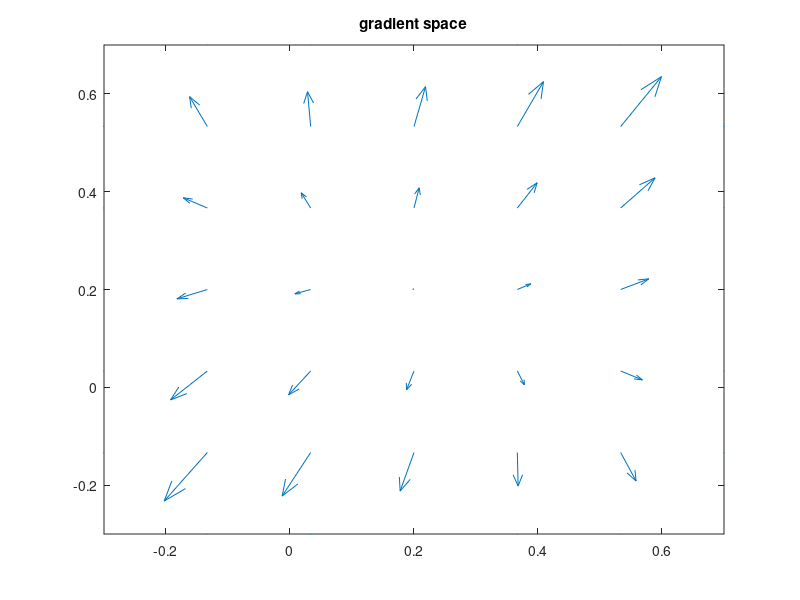

Write the MATLAB code that produced this figure. (Note: this script raises an error after producing the figure.)
#! /usr/bin/octave -qf

#
# Here we are comparing 3 different learning algorithms,
# demonstrated on a simple perceptron.
# i)   gradient decsent
# ii)  line-search
# iii) conjugate gradient descent
#


# X' = transposed(X)


# Weight vector: w[0=>threshold, 1=>input-weight]
global wInit = 0.5;
global w = [0.0; 0.0]

# Output vector: t[trainingSampleId]
global t = [-0.1, 0.5, 0.5]

# Input matrix: X[trainingSampleId][0=>bias, 1=>input]
global input = [-1.0, 0.3, 2.0]
global X = [1.0, 1.0, 1.0; input]


# Whether to make all weight space diagramms use the same dimensions
global gleichSchaltung = 1;
#global gSScale = [-1.0 2.0 -1.0 2.0];
global gSScale = [-0.3 0.7 -0.3 0.7];


global ErrorStop = 0.1;

# the training error
function _Error = Error()
	global X
	global w
	global t
	_Error = 0.5 * sumsq(w' * X - t);
endfunction

# H = 2XX'
function _H = H()
	global X
	_H = 2 * X * X';
endfunction

# Returns the gradient for the current error
function _gradient = gradient()
	global w
	global X
	global t
	b = -2 * X * t';
	_gradient = H() * w + b;
endfunction

#################################

global w0
global w1
global e

function learn_init()
	global wInit;
	global w;
	global w0;
	global w1;
	global e;

	w(1) = unifrnd(-wInit, wInit);
	w(2) = unifrnd(-wInit, wInit);

	# save w0/1 for plotting
	w0 = [w(1)];
	w1 = [w(2)];

	e  = [Error()];
endfunction

# 5.1.a Gradient Descent
function learn_gradientDescent()
	global w;
	global w0;
	global w1;
	global e;

	iterations = 6;
	rate = 0.1;
	for i = 1:iterations
		g = gradient();
		w = w - rate * g;
		w0(end+1) = w(1);
		w1(end+1) = w(2);
		e(end+1)  = Error();
	endfor
endfunction

# 5.1.b Line search
function learn_lineSearch()
	global w;
	global w0;
	global w1;
	global e;

	iterations = 6;
	for i = 1:iterations
		g = gradient();
		alpha = - (g' * g) / (g' * H() * g);
		w = w + alpha * g;
		w0(end+1) = w(1);
		w1(end+1) = w(2);
		e(end+1)  = Error();
	endfor
endfunction

# 5.1.c Conjugate Gradient
function learn_conjugateGradient()
	global w;
	global w0;
	global w1;
	global e;
	global ErrorStop;

	gold = gradient();
	w = -gold;
	d = -gold;
	iterations = 6;
	for i = 1:iterations
		alpha = -(d' * gold) / (d' * H() * d);
		w = w + alpha * d;
		gnew = gradient();
		beta = -(gnew' * gnew) / (gold' * gold);
		d = gnew + beta * d;
		gold = gnew;

		w0(end+1) = w(1);
		w1(end+1) = w(2);
		e(end+1)  = Error();
		if (e(end) < ErrorStop)
			break;
		endif
	endfor
endfunction


function plotLearningResults(methodName)
	global input;
	global X;
	global t;
	global w;
	global w0;
	global w1;
	global e;

	# Plot the samples vs the approximation
	output = t;
	approxOutput = w' * X;
	title(strcat(methodName, " - target space - samples and approximation"))
	plot(input, [output; approxOutput], ["4"; "3"])
	legend(["samples"; "approximation"]);
	print(strcat(methodName, "_approximation.png"), "-dpng")

	# Plot the weights evolution over the iteration steps
	plot(w0, w1, "2")
	title(strcat(methodName, " - weight space - evolution"))
	xlabel("w0");
	ylabel("w1");
	global gleichSchaltung;
	if (gleichSchaltung)
		global gSScale;
		axis(gSScale)
	else
		w0Min = min(w0);
		w0Max = max(w0);
		w0Scale = w0Max - w0Min;
		w1Min = min(w1);
		w1Max = max(w1);
		w1Scale = w1Max - w1Min;
		wScaleMax = max([w0Scale, w1Scale]);
		w0Max = w0Min + wScaleMax;
		w1Max = w1Min + wScaleMax;
		axis([w0Min w0Max w1Min w1Max])
	endif
	print(strcat(methodName, "_weightsEvolution.png"), "-dpng")

	# Plot the error evolution over the iteration steps
	plot(e, "1")
	title(strcat(methodName, " - error - evolution"))
	print(strcat(methodName, "_errorsEvolution.png"), "-dpng")
endfunction


function plotGradients(doPlot)
	global w;
	global gX;
	global gY;
	global gU;
	global gV;
	global gleichSchaltung;

	wReach = 1.0;
	w0Min = -wReach;
	w0Max =  wReach;
	w1Min = -wReach;
	w1Max =  wReach;
	if (gleichSchaltung)
		global gSScale;
		w0Min = gSScale(1);
		w0Max = gSScale(2);
		w1Min = gSScale(3);
		w1Max = gSScale(4);
	endif

	steps = 6;

	w0Step = (w0Max - w0Min) / steps;
	w1Step = (w1Max - w1Min) / steps;

	gX = [];
	gY = [];
	gU = [];
	gV = [];

	iterations = 6;
	for iW0 = 0:steps
		w(1) = w0Min + iW0*w0Step;
		for iW1 = 0:steps
			w(2) = w1Min + iW1*w1Step;
			grad = gradient();
			gX(end+1) = w(1);
			gY(end+1) = w(2);
			gU(end+1) = grad(1);
			gV(end+1) = grad(2);
		endfor
	endfor

	if (doPlot)
		# Plot the gradient field
		quiver(gX, gY, gU, gV)
		if (gleichSchaltung)
			global gSScale;
			axis(gSScale)
		endif
		title("gradient space")
		print("gradientSpace.png", "-dpng")
	endif
endfunction


global gX;
global gY;
global gU;
global gV;
plotGradients(1)

learn_init()
learn_gradientDescent()
plotLearningResults("gradientDescent")

learn_init()
learn_lineSearch()
plotLearningResults("lineSearch")

learn_init()
learn_conjugateGradient()
plotLearningResults("conjugateGradient")
